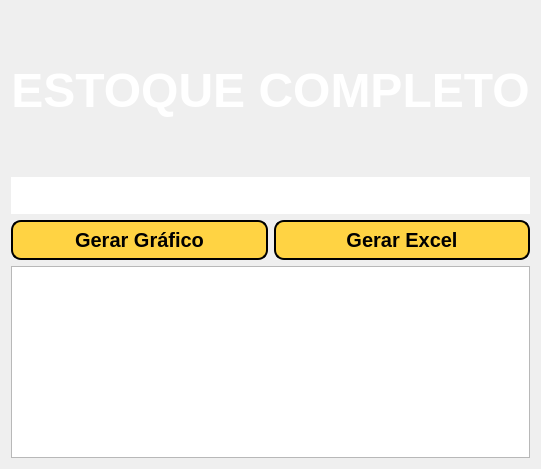
          <widget class="QWidget" name="estoque">
           <attribute name="title">
            <string>estoque</string>
           </attribute>
           <layout class="QVBoxLayout" name="verticalLayout_13">
            <item>
             <widget class="QLabel" name="label_22">
              <property name="minimumSize">
               <size>
                <width>0</width>
                <height>160</height>
               </size>
              </property>
              <property name="text">
               <string>&lt;html&gt;&lt;head/&gt;&lt;body&gt;&lt;p align=&quot;center&quot;&gt;&lt;span style=&quot; font-size:36pt; font-weight:600; color:#ffffff;&quot;&gt;ESTOQUE COMPLETO&lt;/span&gt;&lt;/p&gt;&lt;/body&gt;&lt;/html&gt;</string>
              </property>
             </widget>
            </item>
            <item>
             <widget class="QLineEdit" name="lineedit_estoque">
              <property name="minimumSize">
               <size>
                <width>0</width>
                <height>35</height>
               </size>
              </property>
              <property name="styleSheet">
               <string notr="true">border: 3px solid rgb(255, 255, 255);
color: rgb(255,255,255);
border-radius: 20px 20px 0px 0px;
font-family: 'Montserrat';
font-size: 25px;
text-align: center;
</string>
              </property>
             </widget>
            </item>
            <item>
             <layout class="QHBoxLayout" name="horizontalLayout_14">
              <item>
               <widget class="QPushButton" name="btn_gerar_grafico">
                <property name="minimumSize">
                 <size>
                  <width>0</width>
                  <height>40</height>
                 </size>
                </property>
                <property name="cursor">
                 <cursorShape>PointingHandCursor</cursorShape>
                </property>
                <property name="styleSheet">
                 <string notr="true">QPushButton{
	background-color: #FFd343;
	font-weight: 800;
	font-size: 20px;
	text-align: center;
	border: 2px solid #000000;
	border-radius: 10px;
	font-family: &quot;Source Sans Pro Semibold&quot;;
	color: rgb(0, 0, 0);
}
QPushButton:hover{
	background-color: rgb(255, 233, 160);
	color: rgb(0, 0, 0);
}</string>
                </property>
                <property name="text">
                 <string>Gerar Gráfico</string>
                </property>
               </widget>
              </item>
              <item>
               <widget class="QPushButton" name="btn_gerar_excel">
                <property name="minimumSize">
                 <size>
                  <width>0</width>
                  <height>40</height>
                 </size>
                </property>
                <property name="cursor">
                 <cursorShape>PointingHandCursor</cursorShape>
                </property>
                <property name="styleSheet">
                 <string notr="true">QPushButton{
	background-color: #FFd343;
	font-weight: 800;
	font-size: 20px;
	text-align: center;
	border: 2px solid #000000;
	border-radius: 10px;
	font-family: &quot;Source Sans Pro Semibold&quot;;
	color: rgb(0, 0, 0);
}
QPushButton:hover{
	background-color: rgb(255, 233, 160);
	color: rgb(0, 0, 0);
}</string>
                </property>
                <property name="text">
                 <string>Gerar Excel</string>
                </property>
               </widget>
              </item>
             </layout>
            </item>
            <item>
             <widget class="QTableView" name="tableView_estoque">
              <property name="styleSheet">
               <string notr="true"/>
              </property>
             </widget>
            </item>
           </layout>
          </widget>
